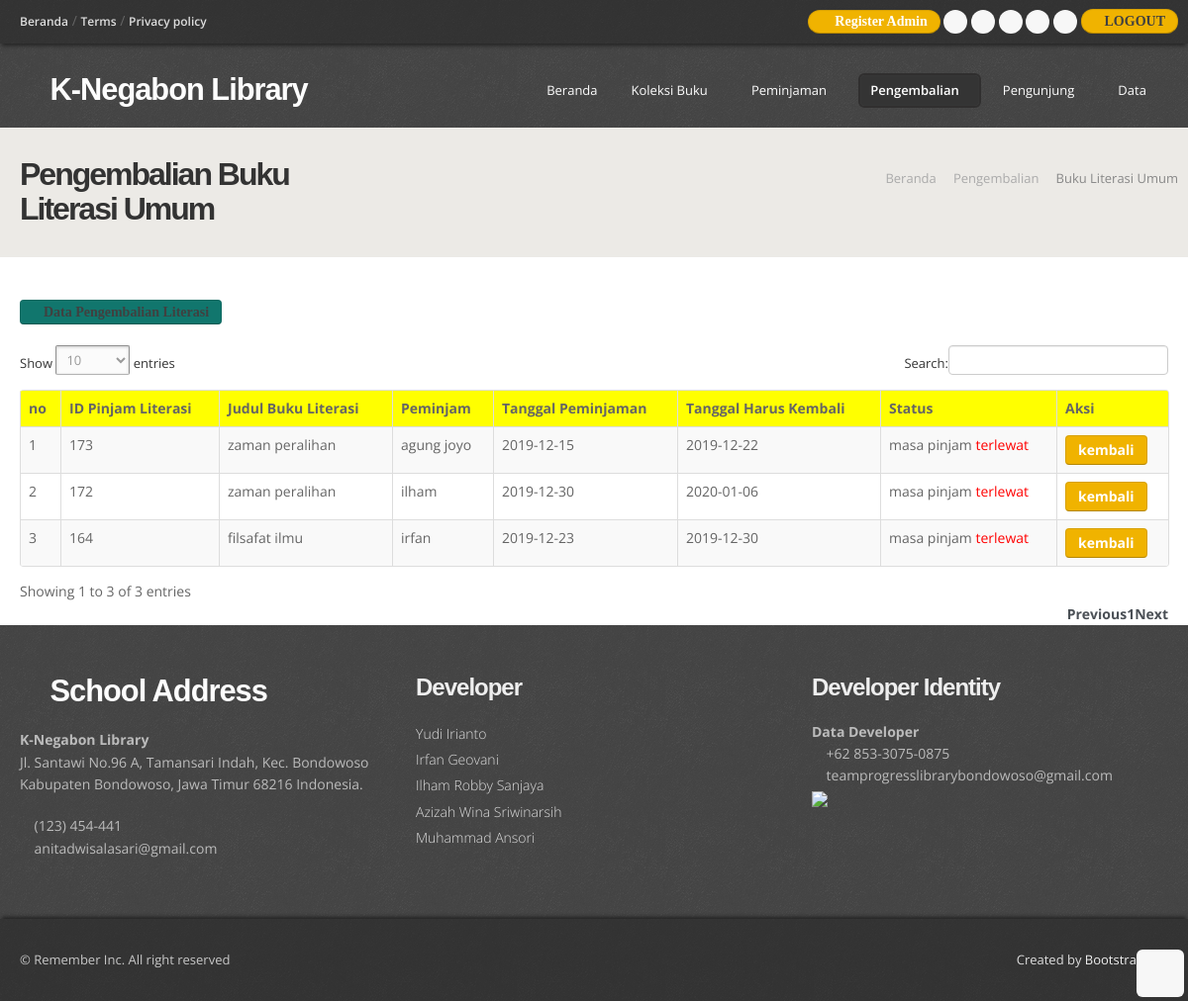
Page /admin/pengembalian_literasi.php (signed in) on the committed database.
### tables this page shows
CREATE TABLE `peminjaman_buku_literasi` (
  `id_pinjam_buku_literasi` int(5) NOT NULL,
  `kode_buku_literasi` varchar(7) NOT NULL,
  `nis` varchar(15) NOT NULL,
  `tanggal_peminjaman` varchar(20) NOT NULL,
  `tanggal_hrs_kembali` varchar(20) NOT NULL,
  `notifikasi` varchar(15) NOT NULL
);

CREATE TABLE `buku_literasi_umum` (
  `kode_buku_literasi` varchar(7) NOT NULL,
  `judul_buku_literasi` varchar(100) NOT NULL,
  `id_penerbit` int(5) NOT NULL,
  `tahun_terbit` year(4) NOT NULL,
  `id_rak` int(5) NOT NULL,
  `id_kategori` int(5) NOT NULL,
  `gambar_sampul` varchar(30) NOT NULL,
  `deskripsi_buku` varchar(250) NOT NULL
);

CREATE TABLE `member_perpus` (
  `nis` varchar(15) NOT NULL,
  `nama_siswa` varchar(30) NOT NULL,
  `jurusan` varchar(40) NOT NULL,
  `no_telp` varchar(15) NOT NULL,
  `alamat` varchar(50) NOT NULL,
  `status` varchar(20) NOT NULL
);

### admin/functions.php (called while the page is built, shortened)
<?php
$conn = mysqli_connect("localhost", "root", "", "perpustakaan");
function query($query) {
    global $conn;
    $result = mysqli_query($conn, $query);
    $rows = [];
    while ($row = mysqli_fetch_assoc($result)){
        $rows[] = $row;
    }
    return $rows;
}
function terlambatliterasi($tgl_dateline, $tgl_kembali ){
$tgl_dateline_pecah = explode("-", $tgl_dateline);
$tgl_dateline_pecah = $tgl_dateline_pecah[2]."-".$tgl_dateline_pecah[1]."-".$tgl_dateline_pecah[0];
$tgl_kembali_pecah = explode("-", $tgl_kembali);
$tgl_kembali_pecah = $tgl_kembali_pecah[2]."-".$tgl_kembali_pecah[1]."-".$tgl_kembali_pecah[0];
$selisih = strtotime($tgl_kembali_pecah)-strtotime($tgl_dateline_pecah);
$selisih = $selisih/86400;
if ($selisih>=1) {
    $hasil_tgl = floor($selisih);
} else {
    $hasil_tgl = 0;
}
return $hasil_tgl;
}
?>

### admin/pengembalian_literasi.php (the view, shortened to what this page needs)
<?php
require 'functions.php';
$peminjaman_literasi = query ("SELECT a.id_pinjam_buku_literasi, a.tanggal_peminjaman, a.tanggal_hrs_kembali, a.notifikasi, b.judul_buku_literasi as kode_buku_literasi,  c.nama_siswa as nis
FROM peminjaman_buku_literasi a LEFT JOIN buku_literasi_umum b on b.kode_buku_literasi = a.kode_buku_literasi LEFT JOIN member_perpus c on c.nis = a.nis WHERE a.notifikasi='masa pinjam' ORDER BY a.id_pinjam_buku_literasi DESC");
?>
<!DOCTYPE html>
<html lang="en">
<head>
  <link href="css/bootstrap.css" rel="stylesheet" />
  <link href="css/bootstrap-responsive.css" rel="stylesheet" />
  <link href="css/prettyPhoto.css" rel="stylesheet" />
  <link href="css/style.css" rel="stylesheet">
  <link href="js/dataTables/dataTables.bootstrap.css" rel="stylesheet">
  <link id="t-colors" href="color/default.css" rel="stylesheet" />
</head>
<body>
  <div id="wrapper">
    <header>
    <?php include 'tag_header.php';  ?>
      <div class="container">
        <div class="row nomargin">
          <div class="span4">
            <div class="logo">
              <h1><i class="icon-tint"></i> K-Negabon Library</a></h1>
            </div>
          </div>
          <div class="span8">
            <div class="navbar navbar-static-top">
              <div class="navigation">
                <nav>
                  <ul class="nav topnav">
                    <li><a href="index.php">Beranda</a></li>
                    <li class="dropdown">
                      <a href="#">Koleksi Buku<i class="icon-angle-down"></i></a>
                    </li>
                    <li class="dropdown">
                      <a href="#">Peminjaman<i class="icon-angle-down"></i></a>
                    </li>
                    <li class="dropdown active">
                      <a href="#">Pengembalian<i class="icon-angle-down"></i></a>
                    </li>
                    <li class="dropdown">
                      <a href="#">Pengunjung<i class="icon-angle-down"></i></a>
                    </li>
                    <li class="dropdown">
                      <a href="#">Data<i class="icon-angle-down"></i></a>
                    </li>
                  </ul>
                </nav>
              </div>
            </div>
          </div>
        </div>
      </div>
    </header>
    <section id="inner-headline">
      <div class="container">
        <div class="row">
          <div class="span4">
            <div class="inner-heading">
              <h2>Pengembalian Buku Literasi Umum</h2>
            </div>
          </div>
          <div class="span8">
            <ul class="breadcrumb">
              <li><a href="index.php">Beranda</a> <i class="icon-angle-right"></i></li>
              <li><a href="#">Pengembalian</a> <i class="icon-angle-right"></i></li>
              <li class="active">Buku Literasi Umum</li>
            </ul>
          </div>
        </div>
      </div>
    </section>
    <br><br>
     <div class="container-fluid">
     <div class="col-lg-12">
     <a href="pengembalian_literasi_selesai.php" class="btn btn-success icon-folder-open-alt">Data Pengembalian Literasi</a>
     <br><br>
          <div class="content">
            <div class="box">
              <div class="col-lg-6">
                <div class="table-responsive">
                  <table class="table table-striped table-bordered table-hover " id="tabel">
                    <thead>
                        <tr bgcolor='yellow' align='center'>
                            <th>no</th>
                            <th>ID Pinjam Literasi</th>
                            <th>Judul Buku Literasi</th>
                            <th>Peminjam</th>
                            <th>Tanggal Peminjaman</th>
                            <th>Tanggal Harus Kembali</th>
                            <th>Status</th>
                            <th>Aksi</th>
                        </tr>
                        </thead>
                        <tbody>
                        <?php $i = 1; ?>
                        <?php
                            foreach( $peminjaman_literasi as $row) :
                        ?>
                        <tr>
                            <td><?=$i; ?></td>
                            <td><?php echo $row["id_pinjam_buku_literasi"]; ?></td>
                            <td><?php echo $row["kode_buku_literasi"];?></td>
                            <td><?php echo $row["nis"];?></td>
                            <td><?php echo $row["tanggal_peminjaman"];?></td>
                            <td><?php echo $row["tanggal_hrs_kembali"];?></td>
                            <td><?php echo $row["notifikasi"];?>
                            <?php
                            $tgl_dateline = $row['tanggal_hrs_kembali'];
                            $tgl_kembali = date('Y-m-d');
                            $lambat = terlambatliterasi($tgl_dateline, $tgl_kembali);
                            if ($lambat>0) {
                              echo "
                                      <font color='red'> terlewat</font>
                                    ";
                            }
                            ?></td>
                            <td><a href="proses_pengembalian_literasi.php?id=<?php echo $row ['id_pinjam_buku_literasi']; ?>" class="btn btn-warning" title="ubah data" >kembali</a></td>
                        </tr>
                      <?php $i++; ?>
                      <?php endforeach; ?>
                      </tbody>
                    </table>
                  </div>
                </div>
              </div>
            </div>
          </div>
        </div>
    <footer>
    <?php include 'footer_admin.php';  ?>
    </footer>
  </div>
  <a href="#" class="scrollup"><i class="icon-angle-up icon-rounded icon-bglight icon-2x"></i></a>
</body>
</html>

### admin/css/style.css (style rules this page uses)
body { font-family:'Open Sans', Arial, sans-serif; font-size:14px; font-weight:400; line-height:1.6em; color:#656565; }
a { color:#4b5056; }
.bold { font-weight:900; }
.container { padding:0 20px 0 20px; position:relative; }
.row { margin-bottom:30px; }
.row.nomargin { margin-bottom:0; }
header { background: url(../img/header-pattern-150.png) repeat; margin:0; padding:0 0 20px; position:relative; z-index:2000; }
header .logo { float:left; }
header .logo h1 { color:#fdfdfd; letter-spacing:-1px; font-size:2.2em; font-weight:900; margin:0; }
header .navigation { float:right; }
header ul.nav li { border:none; margin:0; }
header ul.nav li a { border:none; font-weight:400; }
.navbar .nav > li > a { font-size:13px; color: #fdfdfd; text-shadow: none; }
header ul.nav li a i { color:#fff; }
.navbar .nav > .active > a,.navbar .nav > .active > a:hover { font-weight:600; }
ul.nav li.dropdown a { z-index:1000; display:block; }
.box { width:100%; }
.box a { text-decoration:none; font-weight:700; }
#inner-headline { background:#eceae6; position:relative; margin:0; padding:0; }
#inner-headline .inner-heading h2 { color:#333; margin:30px 0 0 0; font-size:32px; letter-spacing:-2px; }
#inner-headline ul.breadcrumb { margin:30px 0 0; float:right; background:none; }
#inner-headline ul.breadcrumb li { margin-bottom:0; padding-bottom:0; }
#inner-headline ul.breadcrumb li { font-size:13px; color:#888; text-shadow:none; }
#inner-headline ul.breadcrumb li i { color:#ababab; }
#inner-headline ul.breadcrumb li a { color:#aaa; text-decoration:none; }
footer { padding:50px 0 0 0; color:#bbb; background: url(../img/header-pattern-150.png) repeat; }
.scrollup { position:fixed; width:32px; height:32px; bottom:20px; right:20px; }
a.scrollup { outline:0; text-decoration:none; }
a i.icon-bglight, a i.icon-bgdark { display: inline-block; }
[class^="icon-"], [class*=" icon-"] { color:#404040; }

### admin/color/default.css (style rules this page uses)
.logo h1 [class^="icon-"] { color:#8fc04e; }

### admin/css/shortcodes.css (style rules this page uses)
i.icon-bglight { color: #444; background: #f7f7f7; }
.icon-rounded { display: inline-block; border-radius: 6px !important; -moz-border-radius: 6px !important; -webkit-border-radius: 6px !important; -o-border-radius: 6px !important; -ms-border-radius: 6px !important; text-align: center; width: 24px !important; height: 24px !important; line-height: 24px !important; }
.icon-rounded.icon-2x { width: 48px !important; height: 48px !important; line-height: 48px !important; }

### rows in the picture
peminjaman_buku_literasi: id_pinjam_buku_literasi "173", kode_buku_literasi.judul_buku_literasi "zaman peralihan", nis.nama_siswa "agung joyo", tanggal_peminjaman "2019-12-15", tanggal_hrs_kembali "2019-12-22", notifikasi "masa pinjam", shows "terlewat"
peminjaman_buku_literasi: id_pinjam_buku_literasi "172", kode_buku_literasi.judul_buku_literasi "zaman peralihan", nis.nama_siswa "ilham", tanggal_peminjaman "2019-12-30", tanggal_hrs_kembali "2020-01-06", notifikasi "masa pinjam", shows "terlewat"
peminjaman_buku_literasi: id_pinjam_buku_literasi "164", kode_buku_literasi.judul_buku_literasi "filsafat ilmu", nis.nama_siswa "irfan", tanggal_peminjaman "2019-12-23", tanggal_hrs_kembali "2019-12-30", notifikasi "masa pinjam", shows "terlewat"
